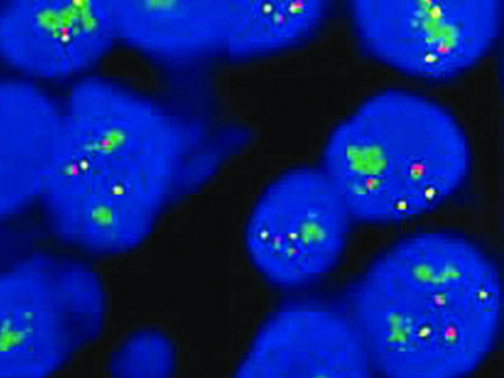
#> input picture images/test.jpg, 504 x 378 px
$ python rgb-to-hsv.py
#> lines starting #> are read from the running program, lines starting #| are printed output that depends on the picture; long printed decimals are rounded
#> in main, image_rgb is the input picture: PIL image 504x378 CMYK; mean R, G, B 6.6, 29.1, 129
#!/usr/bin/env python
"""
Purpose:
  To test the Pillow Image Processing Library

Usage:
  cd  image-transform
  source bashrc

  ./rgbb-to-hsv.py
"""

import colorsys
from PIL import Image


def hsv_color(img):

    if isinstance(img, Image.Image):
        #  Get R plane, G plane, and B plane ima#

        # Remove the Apha Transparency Channel by using underscore
        red, green, blue, _ = img.split()
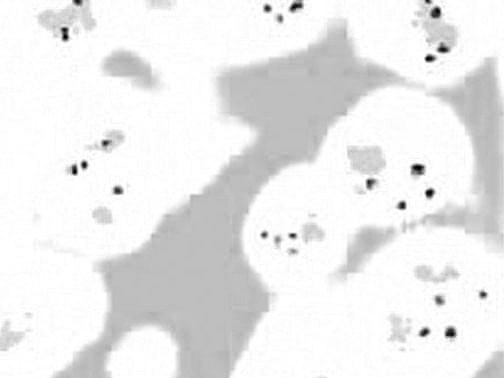
#> red: PIL image 504x378 L; min 0, max 255, mean 234.9
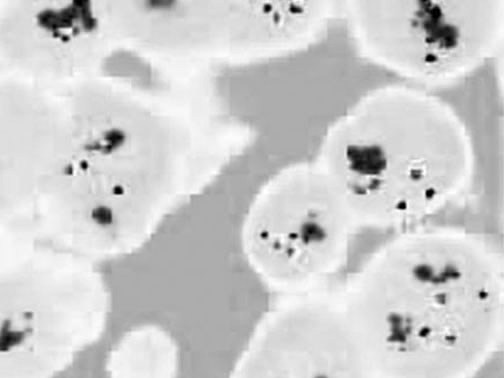
#> green: PIL image 504x378 L; min 0, max 255, mean 206.2
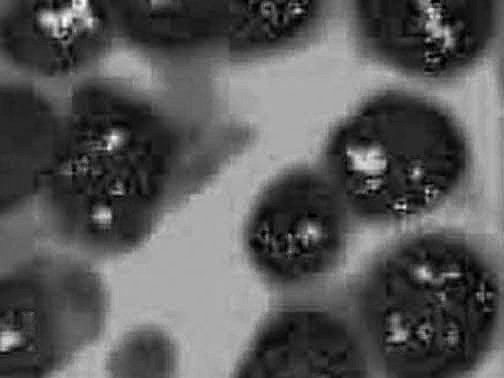
#> blue: PIL image 504x378 L; min 0, max 255, mean 88.7

        #  Place Holder for HSV data
        Hdat = []
        Sdat = []
        Vdat = []

        for rd, gn, bl in zip(red.getdata(), green.getdata(), blue.getdata()):

            # Get raw H S V Plane data
            h, s, v = colorsys.rgb_to_hsv(rd/255., gn/255., bl/255.)

            Hdat.append(int(h*255.))
            Sdat.append(int(s*255.))
            Vdat.append(int(v*255.))
#> this loop made 190512 passes
#> (rd, gn, bl, h, s, v) on passes 1 to 3: (252, 246, 89, 0.161, 0.647, 0.988), (252, 246, 88, 0.161, 0.651, 0.988), (253, 245, 87, 0.159, 0.656, 0.992)
#> after the loop, Hdat = 190512 items; Sdat = 190512 items; Vdat = 190512 items
            #  Note: if you left out *255 above you have
            # 0 to 1 decimal values in Vdat

        # Now convert the HSV data back into an new RGB Image
        # without Alpha Channel placing hsv data into rgb planes
        red.putdata(Hdat)
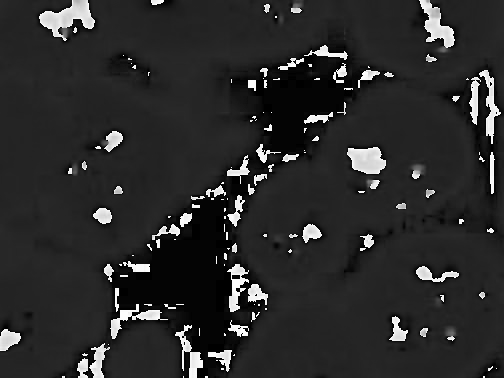
#> red: PIL image 504x378 L; min 0, max 254, mean 43.1
        green.putdata(Sdat)
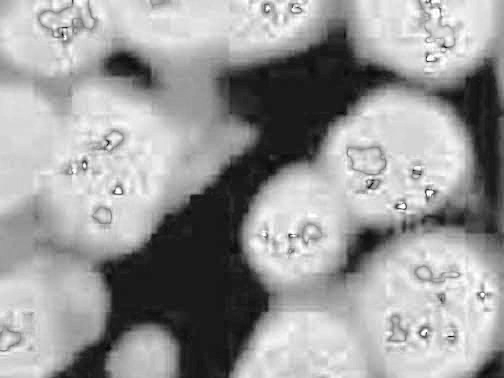
#> green: PIL image 504x378 L; min 7, max 255, mean 153.9
        blue.putdata(Vdat)

        return Image.merge('RGB', (red,  green,  blue))
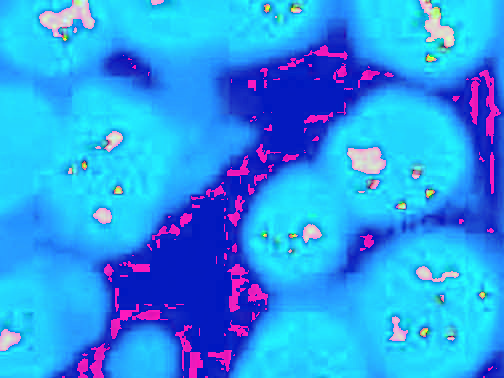
#> returned value: PIL image 504x378 RGB; mean R, G, B 43.1, 153.9, 235.4
    else:
        return None


def rgb_spectrum_test(img):
    if isinstance(img, Image.Image):
        #  Get R plane, G plane, and B plane ima#
        img.show()

        # Remove the Apha Transparency Channel by using underscore
        red, green, blue, _ = img.split()

        #  Place Holder for HSV data
        Hdat = []
        Sdat = []
        Vdat = []

        for rd, gn, bl in zip(red.getdata(), green.getdata(), blue.getdata()):
            # Process each pixel
            # Get raw H S V Plane data
            h, s, v = colorsys.rgb_to_hsv(rd/255.0, gn/255.0, bl/255.0)

            Hdat.append(h)
            Sdat.append(s)
            Vdat.append(v)
#> after the loop, Hdat = 190512 items; Sdat = 190512 items; Vdat = 190512 items
        print('max h: ', max(Hdat))
#| max h:  0.9989
        print('max s: ', max(Sdat))
#| max s:  1.0
        print('max v: ', max(Vdat))
#| max v:  1.0
    else:
        return None


def main():
    print('Reading image file images/test.jpg')
    image_rgb = Image.open('images/test.jpg')
    image_hsv = hsv_color(image_rgb)

    if image_hsv:
        # Save HSV image without alpha channel
        print('writing image file images/result.jpg')
        image_hsv.save('images/result.jpg')

    rgb_spectrum_test(image_rgb)


if __name__ == '__main__':
    main()
